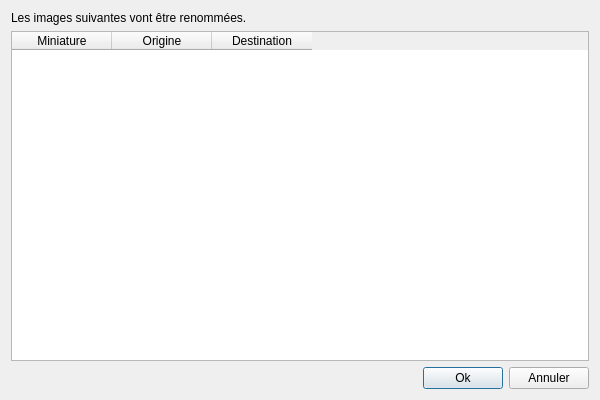
<?xml version="1.0" encoding="UTF-8"?>
<ui version="4.0">
 <class>RenameExisting2</class>
 <widget class="QDialog" name="RenameExisting2">
  <property name="geometry">
   <rect>
    <x>0</x>
    <y>0</y>
    <width>600</width>
    <height>400</height>
   </rect>
  </property>
  <property name="windowTitle">
   <string>Réparateur de liste noire</string>
  </property>
  <property name="windowIcon">
   <iconset resource="../../resources.qrc">
    <normaloff>:/images/icon.ico</normaloff>:/images/icon.ico</iconset>
  </property>
  <layout class="QVBoxLayout" name="verticalLayout">
   <item>
    <widget class="QLabel" name="label">
     <property name="text">
      <string>Les images suivantes vont être renommées.</string>
     </property>
    </widget>
   </item>
   <item>
    <widget class="QTableWidget" name="tableWidget">
     <property name="editTriggers">
      <set>QAbstractItemView::NoEditTriggers</set>
     </property>
     <property name="showDropIndicator" stdset="0">
      <bool>false</bool>
     </property>
     <attribute name="horizontalHeaderHighlightSections">
      <bool>false</bool>
     </attribute>
     <attribute name="verticalHeaderDefaultSectionSize">
      <number>50</number>
     </attribute>
     <attribute name="verticalHeaderHighlightSections">
      <bool>false</bool>
     </attribute>
     <column>
      <property name="text">
       <string>Miniature</string>
      </property>
     </column>
     <column>
      <property name="text">
       <string>Origine</string>
      </property>
     </column>
     <column>
      <property name="text">
       <string>Destination</string>
      </property>
     </column>
    </widget>
   </item>
   <item>
    <layout class="QHBoxLayout" name="horizontalLayout_4">
     <item>
      <spacer name="horizontalSpacer">
       <property name="orientation">
        <enum>Qt::Horizontal</enum>
       </property>
       <property name="sizeHint" stdset="0">
        <size>
         <width>40</width>
         <height>20</height>
        </size>
       </property>
      </spacer>
     </item>
     <item>
      <widget class="QPushButton" name="buttonOk">
       <property name="text">
        <string>Ok</string>
       </property>
      </widget>
     </item>
     <item>
      <widget class="QPushButton" name="buttonCancel">
       <property name="text">
        <string>Annuler</string>
       </property>
      </widget>
     </item>
    </layout>
   </item>
  </layout>
 </widget>
 <resources>
  <include location="../../resources.qrc"/>
  <include location="../../resources.qrc"/>
 </resources>
 <connections/>
</ui>
